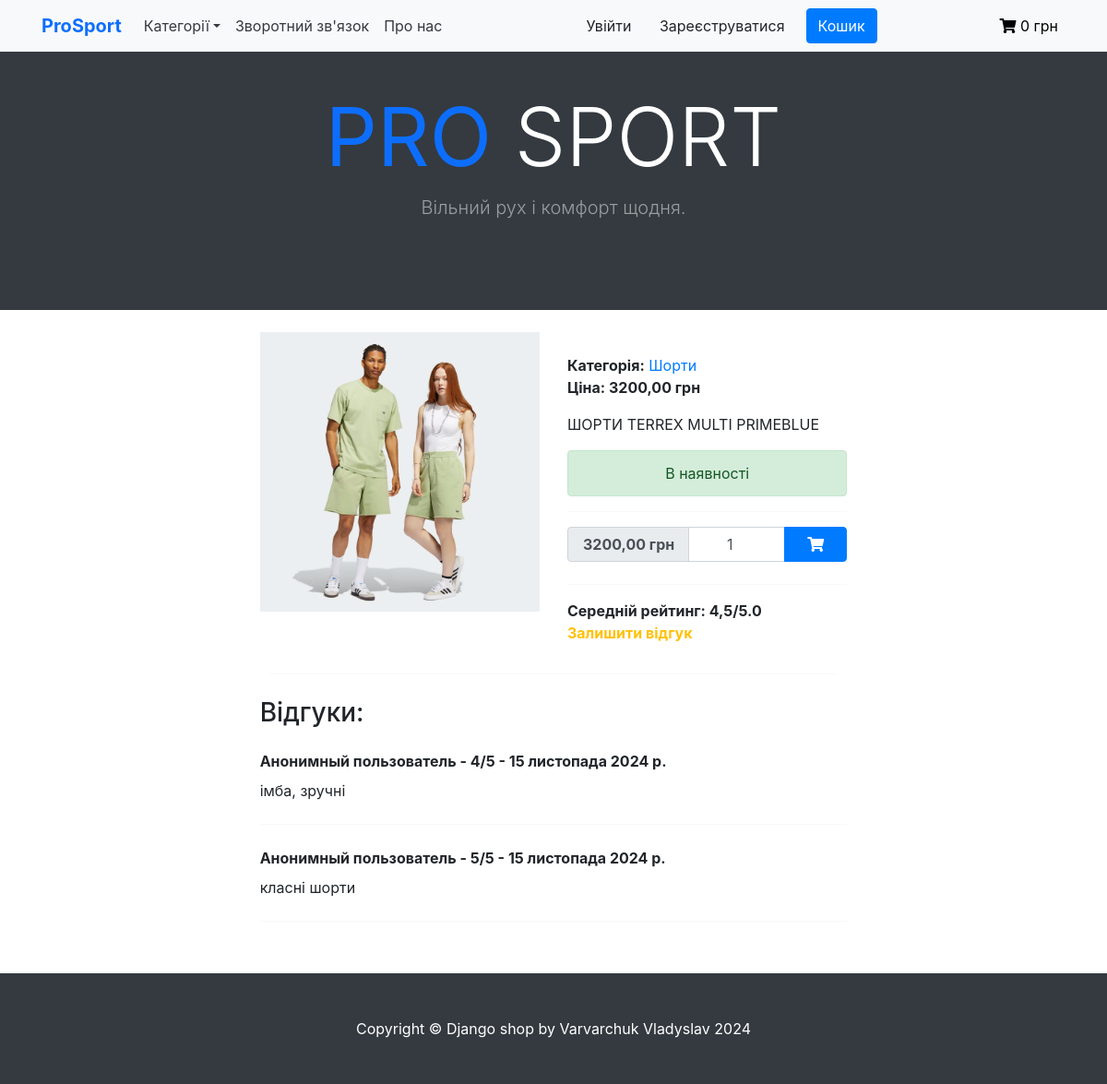
/category/shorty/shorty1, run on the app's committed database.
### shop/models.py (models this page shows, shortened)
class Product(models.Model):
    category = models.ForeignKey(Category, verbose_name='Категория', on_delete=models.CASCADE)
    title = models.CharField(max_length=255, verbose_name='Наименование')
    slug = models.SlugField(unique=True)
    image = models.ImageField(verbose_name='Изображение')
    description = models.TextField(verbose_name='Описание', null=True)
    price = models.DecimalField(max_digits=9, decimal_places=2, verbose_name='Цена')
    available = models.BooleanField(default=True, verbose_name='Доступность')
    class Meta:
        verbose_name = 'Товары'  # отображение названия в админке
        verbose_name_plural = 'Товары'  # отображение названия в админке
        ordering = ('title',)
    def get_average_review_score(self):
        average_score = 0.0
        if self.reviews.count() > 0:
            total_score = sum([review.rating for review in self.reviews.all()])
            average_score = total_score / self.reviews.count()
        return round(average_score, 1)

class Category(models.Model):
    name = models.CharField(max_length=255, verbose_name='Имя категории')
    slug = models.SlugField(unique=True)
    class Meta:
        ordering = ('name',)  # сортировка применяется и в отображении в админке и в шаблонах
        verbose_name = 'Категории'
        verbose_name_plural = 'Категории'
    def __str__(self):
        return self.name
    def get_absolute_url(self):
        return reverse('shop:product_list_by_category', args=[self.slug])

class Review(models.Model):
    product = models.ForeignKey(Product, related_name='reviews', on_delete=models.CASCADE, verbose_name='Продукт')
    author = models.CharField(max_length=50, verbose_name='Автор')
    rating = models.IntegerField(validators=[MinValueValidator(1), MaxValueValidator(5)], verbose_name='Рейтинг')
    text = models.TextField(blank=True, verbose_name='Текст')
    created = models.DateTimeField(auto_now_add=True, verbose_name='Дата создания')
    class Meta:
        ordering = ('-created', )

### shop/views.py (the view, shortened to what this page needs)
# urls.py: path('category/<slug:category_slug>/<slug:slug>', ProductDetailView.as_view(), name='product_detail'),
class ProductDetailView(DataMixin, DetailView):
    model = Product
    context_object_name = 'product'
    template_name = 'shop/product/detail.html'
    def get_context_data(self, **kwargs):
        context = super().get_context_data(**kwargs)
        context['category'] = get_object_or_404(Category, slug=self.kwargs['category_slug'])
        context['review_form'] = ReviewForm()
        context['cart_product_form'] = CartAddProductForm()
        context = self.get_user_context(**context)
        return context

### shop/forms.py
class ReviewForm(forms.ModelForm):
    class Meta:
        model = Review
        fields = ['text', 'rating']
        widgets = {
            'text': forms.Textarea(
                attrs={'class': 'form-control shadow px-2',
                       'rows': 6
                       }
            ),
            'rating': forms.RadioSelect
        }

### cart/forms.py
class CartAddProductForm(forms.Form):
    quantity = forms.IntegerField(
        min_value=1,
        widget=NumberInput(attrs={
            'class': 'form-control text-center px-3',
            'value': 1
        })
    )

### cart/cart_services.py (called while the page is built)
    def get_cart(self) -> Dict[str, Dict[str, Union[str, int]]]:
        return self.session.get(settings.CART_ID, {})

### cart/context_processors.py (called while the page is built)
def get_cart_total_price(request):
    cart = Cart(request)
    cart_total_price = sum(Decimal(item['price']) * item['quantity'] for item in cart.get_cart().values())
    return {
        'cart_total_price': cart_total_price
    }

### shop/context_processors.py (called while the page is built)
def get_categories_from_shop(request):
    categories = Category.objects.all()
    return {'categories': categories}

### shop/utils.py (called while the page is built)
    def get_user_context(self, **kwargs):
        context = kwargs
        categories = Category.objects.all()
        context['categories'] = categories
        return context

### shop/templates/shop/product/detail.html (shortened to what this page needs)
{% extends "shop/base.html" %}
{% load static %}
{% block content %}
    <br>
    <div class="card shadow-custom border-0 col-lg-8 mx-auto">
        <div class="row justify-content-center">
            <div class="col-lg-6">
                <img src="{{ product.image.url }}" alt="" class="img-fluid rounded-0">
            </div>
            <div class="col-lg-6">
                <div class="top">
                    <div>
                        <span class="font-weight-bold text-grey">Категорія:</span>
                        <a href="{{ product.category.get_absolute_url }}"> {{ product.category }}</a>
                    </div>
                    <div>
                        <span class="font-weight-bold text-grey">Ціна: <span class="price">{{ product.price }} грн</span></span>
                    </div>
                </div>
                <div class="mt-3">
                    {{ product.description }}
                </div>
                {% if product.available %}
                    <div class="alert alert-success my-3 text-center">В наявності</div>
                    <hr>
                    <div class="mb-4">
                        <form action="{% url 'cart:cart_add' product.id %}" method="post">
                            <span class="input-group add-to-cart shadow-custom">
                                <div class="input-group-prepend">
                                    <span class="input-group-text font-weight-bold px-3 price">{{ product.price }} грн</span>
                                </div>
                                {{ cart_product_form.quantity }}
                                <div class="input-group-append">
                                    <button class="btn btn-primary px-4 reduce_padding" type="submit" data-toggle="tooltip" data-placement="top" title="Додати до кошика">
                                        <i class="fas fa-shopping-cart"></i>
                                    </button>
                                </div>
                            </span>
                        </form>
                    </div>
                {% else %}
                    <div class="alert alert-danger my-3 text-center">Тимчасово недоступний</div>
                {% endif %}
                <hr>
                <div class="review">
                    <span class="font-weight-bold text-grey">Середній рейтинг: {{ product.get_average_review_score }}/5.0</span>
                    <div class="mb-3 font-weight-bold">
                        <a href="" class="text-warning" data-toggle="modal" data-target="#myModal">Залишити відгук</a>
                    </div>
                </div>
            </div>
        </div>
    </div>
    <hr class="col-7 mx-auto">
    <div class="card shadow-custom border-0 col-lg-8 mx-auto mb-3">
        <h3 class="py-2 text-grey">Відгуки:</h3>
        {% for review in product.reviews.all %}
            <span class="font-weight-bold py-2 text-grey">{{ review.author }} - {{ review.rating }}/5 - {{ review.created|date }}</span>
            <span class="text-justify pb-2">{{ review.text }}</span>
            <hr>
        {% empty %}
            <span class="pb-2">Поки що немає відгуків</span>
        {% endfor %}
    </div>
{% endblock %}

### shop/static/shop/css/base.css (style rules this page uses)
body { margin:0; padding:0; font-family:helvetica, sans-serif; }
h1, h2, h3, h4, h5 , h6 { font-family: 'Ubuntu', sans-serif; font-weight:normal; }
a { text-decoration:none; color:#5993bb; }

### data on the page
Product: image (picture), category "Шорти", price "3200,00", description "ШОРТИ TERREX MULTI PRIMEBLUE", get_average_review_score "4,5"
Review: author "Анонимный пользователь", rating "4", created "15 листопада 2024 р.", text "імба, зручні"
Review: author "Анонимный пользователь", rating "5", created "15 листопада 2024 р.", text "класні шорти"

### other printed values
{{ cart_total_price }} "0"
